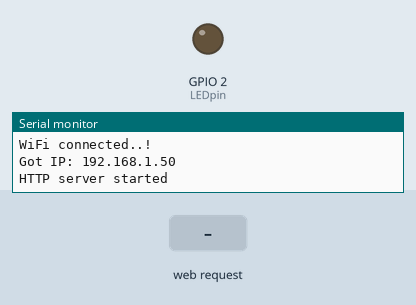
This sketch was run on a simulated ESP32. Parts: output pins drawn as LEDs (lit = HIGH), the last lines printed to the serial monitor. Inputs (shaded band) come from the test bench. WiFi joins after 1.5 s; servers stay silent unless stated.

Above: at 3.3 s.
3.4 s: HTTP request GET /ledon received
At 4.1 s:
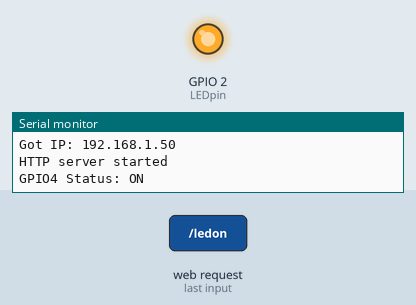
4.9 s: HTTP request GET / received
At 5.2 s:
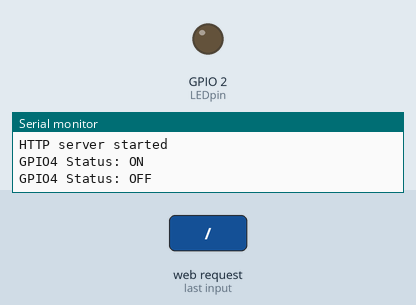
Timing chart, 0 to 7.9 s (numbered marks = the images above; inputs shaded):
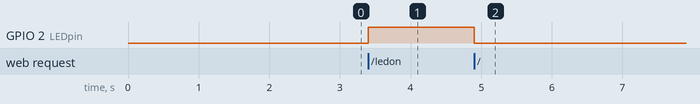

Measured:
- after the input at 3.4 s, GPIO 2 (LEDpin): LOW → HIGH at once
- after the input at 4.9 s, GPIO 2 (LEDpin): HIGH → LOW at once

The sketch:

LedControl.ino
```cpp
// LED CONTROL


#include <WiFi.h>
#include <WebServer.h>

//Put your SSID & Password

const char* ssid = "redmi";  // Enter SSID here
const char* password = "sapnasharma";  //Enter Password here

WebServer server(80);


uint8_t LEDpin = 2;
bool LEDstatus = LOW;

void setup() {
  Serial.begin(115200);
  delay(100);
  pinMode(LEDpin, OUTPUT);

  Serial.println("Connecting to ");
  Serial.println(ssid);

  //connect to your local wi-fi network
  WiFi.begin(ssid, password);

  //check wi-fi is connected to wi-fi network
  while (WiFi.status() != WL_CONNECTED) {
  delay(1000);
  Serial.print(".");
  }
  Serial.println("");
  Serial.println("WiFi connected..!");
  Serial.print("Got IP: ");  Serial.println(WiFi.localIP());

  server.on("/", handle_OnConnect);
  server.on("/ledon", handle_ledon);
  server.on("/ledoff", handle_ledoff);
  server.onNotFound(handle_NotFound);

  server.begin();
  Serial.println("HTTP server started");
}
void loop() {
  server.handleClient();

  if(LEDstatus)
  {digitalWrite(LEDpin, HIGH);}
  else
  {digitalWrite(LEDpin, LOW);}
}

void handle_OnConnect() {
  LEDstatus = LOW;
  Serial.println("GPIO4 Status: OFF");
  server.send(200, "text/html", SendHTML(LEDstatus));
}


void handle_ledon() {
  LEDstatus = HIGH;
  Serial.println("GPIO4 Status: ON");
  server.send(200, "text/html", SendHTML(true));
}

void handle_ledoff() {
  LEDstatus = LOW;
  Serial.println("GPIO4 Status: OFF");
  server.send(200, "text/html", SendHTML(false));
}

void handle_NotFound(){
  server.send(404, "text/plain", "Not found");
}

String SendHTML(uint8_t LEDstat){
  String ptr = "<!DOCTYPE html> <html>\n";

  ptr +="<title>LED Control</title>\n";
  ptr +="</head>\n";

  ptr +="<body>\n";
  ptr +="<h1>ESP32 Web Server</h1>\n";
  ptr +="<h3>Using Station(STA) Mode</h3>\n";


  if(LEDstat)
  {ptr +="<p>LED Status: ON</p><form action=\"/ledoff\"><button type='submit'>OFF</button></form>\n";}
  else
  {ptr +="<p>LED Status: OFF</p><form action=\"/ledon\"><button type='submit'>ON</button></form>\n";}
  ptr +="</body>\n";
  ptr +="</html>\n";
  return ptr;

}
```
